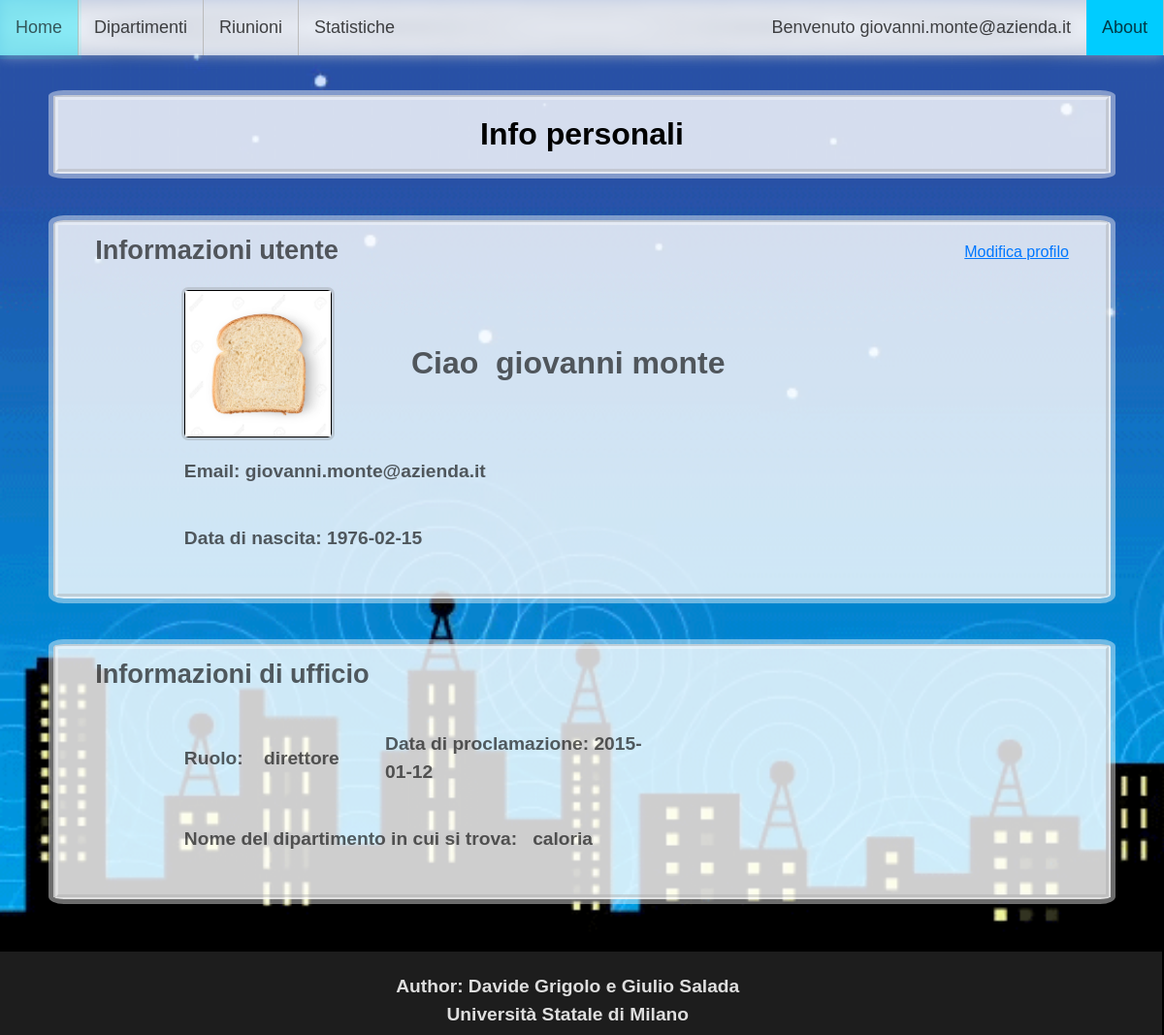
The app's page /Progetto/Frontend/PROFILO.php (signed in) with its own data.
### tables this page shows
CREATE TABLE `dipendente` (
  `Email` varchar(50) NOT NULL,
  `Nome` varchar(50) NOT NULL,
  `Cognome` varchar(50) NOT NULL,
  `Ruolo` varchar(50) NOT NULL DEFAULT '' CHECK (`Ruolo` in ('impiegato','direttore')),
  `tipo_impiegato` varchar(50) DEFAULT NULL CHECK (`tipo_impiegato` = 'funzionario' or `tipo_impiegato` = 'capo settore' or `tipo_impiegato` = 'impiegato semplice'),
  `Foto` varchar(50) DEFAULT NULL,
  `Data_nascita` date DEFAULT NULL,
  `Data_proclamazione` date DEFAULT NULL,
  `nome_Dipartimento` varchar(50) NOT NULL,
  `email_auth` varchar(50) DEFAULT NULL,
  `data_auth` date DEFAULT NULL,
  `password` varchar(50) DEFAULT NULL
);

### Progetto/common/DBquery.php (called while the page is built, shortened)
<?php
function About1($mail){
include "../Backend/DBconnect.php";
$query1 = "SELECT * FROM dipendente WHERE email='$mail';";
$res = $cid->query($query1)
    Or die("<p>Impossibile eseguire query.</p>"
    . "<p>Codice errore " . $cid->errno
    . ": " . $cid->error) . "</p>";
if ($res->num_rows > 0) {
    while($row = $res->fetch_assoc()) {
      return $row;
    }
  } else {
    echo "0 results";
  }
}
?>

### Progetto/frontend/PROFILO.php (the view, shortened to what this page needs)
<!DOCTYPE html>
<html>
    <head>
        <link rel="stylesheet" type="text/css" href="../CSS/sito.css">
        <link rel="stylesheet" type="text/css" href="../CSS/profilo.css">
    </head>
    <body>
        <?php session_start(); include "../Backend/PAGEcheck.php"; $mail = $_SESSION["logged"];  include "../common/NAVBar.php";
        include '../common/DBquery.php';
        $row = About1($mail);
        ?>
        <div class = "DIVbox">
        <h1>Info personali</h1>
        </div>
        <div class = "DIVbox">
            <table class ="title">
                <tr>
                    <td><strong>Informazioni utente</strong></td>
                    <td><a class="button, prof_BOTT" href="#popup1">Modifica profilo</a>
                    </td>
                </tr>
            </table>
            <table>
                <tr>
                    <td><div class ="BORDEREDbox">
                        <a class="button, prof_BOTT" href="#popup2">
                        <img id="currentPhoto" src="<?php echo '../Immagini/'.$row["Foto"]?>" onerror="this.onerror=null; this.src='../Immagini/empty-profile.png'"
                        width="150px" height="150px"></a>
                    </div></td>
                    <td width="99%">
                    <h1>Ciao &nbsp<?php echo $row["Nome"]; echo " "; echo $row["Cognome"] ?></h1></td>
                </tr>
                <tr>
                    <td colspan="3"><p>Email: <?php echo $row["Email"] . " "?></p></td>
                </tr>
                <tr>
                    <td colspan="2"><p>Data di nascita: <?php echo $row["Data_nascita"]?></p></td>
                </tr>
            </table>
        </div>
        <div class = "DIVbox">
            <table class ="title">
                <tr>
                    <td><strong>Informazioni di ufficio</strong></td>
                </tr>
            </table>
            <table>
                <tr>
                    <?php if ($row["Ruolo"]=="direttore"){
                        echo "<td><p>Ruolo: &nbsp&nbsp direttore</p></td>";
                        echo "<td><p>Data di proclamazione: "; echo $row["Data_proclamazione"] . "</p></td>";
                    }?>
                </tr>
                <tr>
                    <td colspan="2"><p>Nome del dipartimento in cui si trova: <?php echo "&nbsp&nbsp" . $row["nome_Dipartimento"]?></p></td>
                </tr>
            </table>
        </div>
    </body>
</html>

### Progetto/CSS/sito.css (style rules this page uses)
body { font-size: 12pt; line-height: 1.8em; font-family: Arial, sans-serif; background-image: url("../immagini/animated-pattern.gif"); background-size: auto 100%; background-attachment:fixed; color: #ffffffad; }
td { padding-right:0; padding-left: 15; }
td:last-child { border-right:#04AA6D; }
table { text-align: left; color: rgba(7, 7, 7, 0.644); padding: 2%; display: block; margin-left: 10%; margin-right: 10%; border-collapse: collapse; border: rgba(0, 0, 0, 0) 0px; border-radius: 6px; border: 1; background: rgba(0, 0, 0, 0); }
.DIVbox { text-align: center; height:min-content; position:static; color: black; outline: 5px solid rgba(253, 253, 253, 0.432); border: 5px solid rgba(253, 253, 253, 0.397); border-radius: 1%; background-color: rgba(255, 255, 255, 0.808); font-size:medium; line-height: fit-content; }
.footer { clear: both; position: relative; height: 80px; margin-top: -80px; width: 103%; margin-left: -3%; margin-bottom: -1%; text-align: center; padding: 3px; background-color: rgba(37, 37, 37, 0.801); color: rgba(255, 255, 255, 0.856); }

### Progetto/CSS/profilo.css (style rules this page uses)
.DIVbox { border-collapse: separate; border-style: groove; margin: 4%; }
table.title { font-size: 17pt; font-family: Arial, sans-serif; border-collapse: collapse; margin-left: 3.5%; margin-right: 3.5%; padding-top: 1%; border-spacing: 0px; padding-bottom: 0px; padding-left: 0px; padding-right: 0px; width:fit-content; }
table.title td:first-child { white-space:pre; }
table.title td:last-child { text-align: end; background: rgba(0, 0, 0, 0); width:100%; }
p { font-size:larger; font-weight: bolder; }
strong { font-size:larger; }
.prof_BOTT { font-size: 12pt; color: rgb(0, 119, 255); background: rgba(0, 0, 0, 0); border: 0; }
.BORDEREDbox { border: solid rgb(0, 0, 0) 1px; border-radius: 4px; background: white; outline: 3px solid rgba(128, 128, 128, 0.267); box-shadow: 2px solid grey; height: 150px; width: 150px; }
table td:last-child { padding-left: 10%; }
table td:first-child { padding-left: 0%; }

### records on screen
dipendente: Foto (picture), Nome "giovanni", Cognome "monte", Email "giovanni.monte@azienda.it", Data_nascita "1976-02-15", Data_proclamazione "2015-01-12", nome_Dipartimento "caloria"

### other values on screen
$mail "giovanni.monte@azienda.it"
